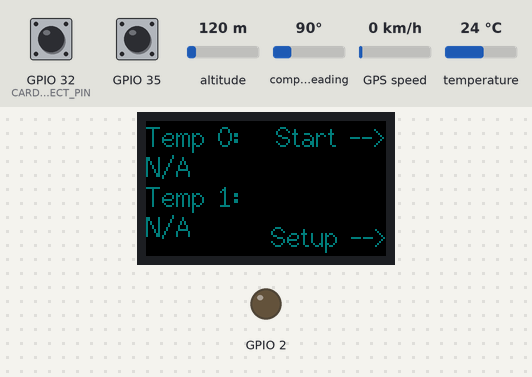
Bench run of a program on a simulated ESP32. Shown: 240×135 colour display, output pins drawn as LEDs (lit = HIGH). The inputs (shaded band) are chosen by the test bench; at power-on: GPIO 32 (CARD_DETECT_PIN) HIGH, GPIO 35 HIGH, temperature 24 °C, altitude 120 m, compass heading 90°, GPS speed 0 km/h. Storage starts empty; EEPROM starts erased; the GPS gets a fix after 3 s at 37.7749, -122.4194 with 8 satellites; what the program prints to the serial monitor is not drawn.

Above: at 1.4 s.
1.5 s: GPIO 32 (CARD_DETECT_PIN) pulled LOW for 0.15 s
At 1.71 s:
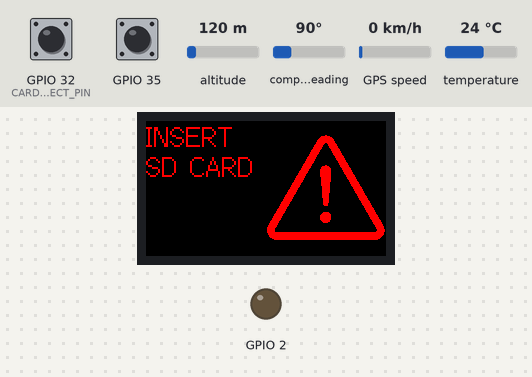
3.2 s: GPIO 35 pulled LOW for 0.15 s
At 4.4 s:
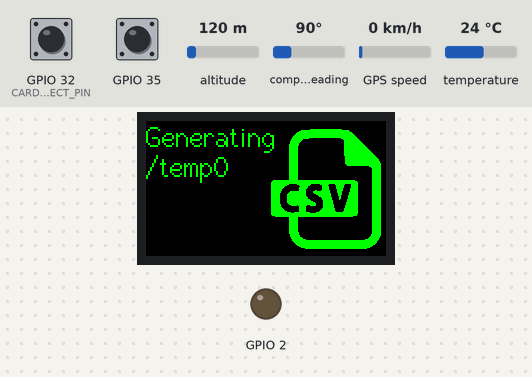
6.7 s: GPIO 32 (CARD_DETECT_PIN) pulled LOW for 1 s
At 8.9 s:
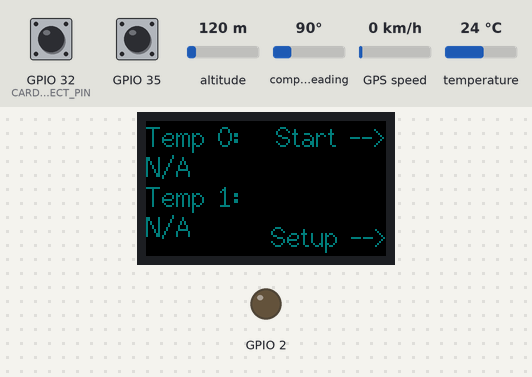
9.2 s: temperature set to 12 °C
At 12.0 s:
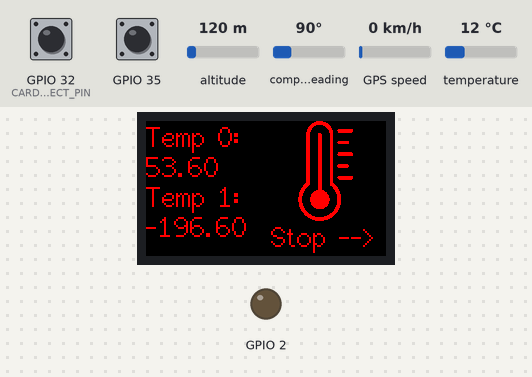
12.3 s: temperature set to 19 °C
At 16.2 s:
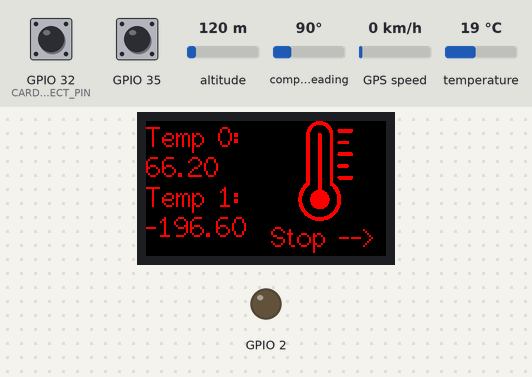
16.4 s: temperature set to 28 °C
At 21.3 s:
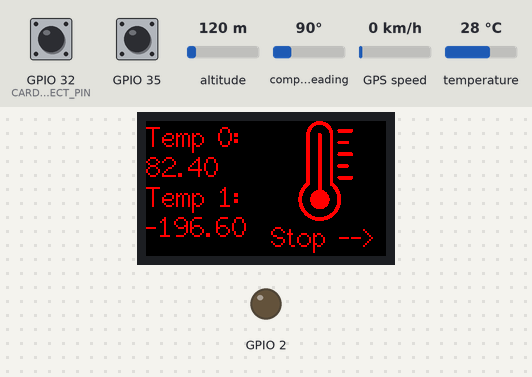
Timing chart, 0 to 21.5 s (numbered marks = the images above; inputs shaded):
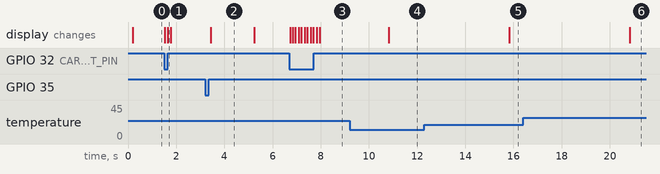

Measured:
- after the input at 1.5 s, the display: first changes at once (image 1 shows a later state)
- after the input at 3.2 s, the display: changes after 0.23 s (image 2)
- after the input at 6.7 s, the display: first changes at once (image 3 shows a later state)
- after the input at 9.2 s, the display: changes after 1.6 s (image 4)
- after the input at 12.3 s, the display: changes after 3.5 s (image 5)
- after the input at 16.4 s, the display: changes after 4.4 s (image 6)
- what the display in image 2 shows lasts 1.8 s, from 3.4 s to 5.2 s

The program:

main.cpp
```cpp
#include <Arduino.h>
#include "temp.h"

void TempTask(void *pvParameters);
void gpsTask (void *pvParameters);

TEMP Temp;

void setup()
{
  Serial.begin(115200);
  Temp.Setup();
  Serial.print("Main Loop: Executing on core ");
  Serial.println(xPortGetCoreID());
  //Creates a task pinned to the second core to monitor the temps and one pinned to the first core to monitor the display
  xTaskCreatePinnedToCore(TempTask, "Temp Task", 10000, NULL, 1, NULL, 0);
  xTaskCreatePinnedToCore(gpsTask,"GPS Task", 10000, NULL, 1, NULL, 1);
}

void loop()
{
  //Do nothing but handle background ESP things on the main core
}

//Creates the dedicated thread for the temp task
void TempTask(void *pvParameters)
{
    Serial.print("Temp Task: Executing on core ");
    Serial.println(xPortGetCoreID());
    while (true)
    {
      Temp.Loop();
      delay(1);
    }
}
void gpsTask(void *pvParameters)
{
    Serial.print("GPS Task: Executing on core ");
    Serial.println(xPortGetCoreID());
    while (true)
    {
      Temp.gpsLoop();
      delay(1);
    }
}
```

temp.cpp
```cpp
#include "temp.h"

TEMP::TEMP() : onewire(ONE_WIRE_PIN),
               dtemp(&onewire),
               spi(HSPI),
               screen(),
               gpsSerial(2)

{
}
//TODO: Make the device save in between recordings.
void TEMP::Setup()
{

  //Start the EEPROM and get the boot number of this cycle
  EEPROM.begin(sizeof(int));
  numBoot = EEPROM.read(EEPROM_BOOT_COUNTER_LOCATION);
  numBoot++;
  if(numBoot > 99) numBoot = 0;
  EEPROM.write(EEPROM_BOOT_COUNTER_LOCATION, numBoot);
  utcOffset = EEPROM.read(EEPROM_TIME_OFFSET_LOCATION);
  EEPROM.commit();
  //GPS Serial Start, we use hardware serial because its faster
  gpsSerial.begin(9600, SERIAL_8N1, GPS_TX, GPS_RX);
  //Buttons are GPIO 0 and GPIO 35, init them here. They are active low.
  pinMode(0,INPUT_PULLUP);
  pinMode(35,INPUT_PULLUP);
  pinMode(2,OUTPUT);
  pinMode(CS_PIN, OUTPUT);
  pinMode(CARD_DETECT_PIN,INPUT_PULLUP);

  //Start the SPI and the oneWire library for SD card and the Temp Sensors
  spi.begin(CLK_PIN, MISO_PIN, MOSI_PIN, CS_PIN);
  dtemp.begin();

  //Start the screen
  screen.init();
  screen.setRotation(5);
  screen.setTextSize(2);
  if(!digitalRead(0) && !digitalRead(35)) resetBootCounter();
  flashSDWarning();
  mainScreen();
}

void TEMP::Loop()
{
  buttonState = digitalRead(35);
  offButtonState = digitalRead(0);

  if(!sdCardIsInserted())
  {
    flashSDWarning();
    mainScreen();
  }
  //Here is all the code for the setup menus
  if((prevOffButtonState && !offButtonState && !isRunning) || inSetup)
  {
    if(firstSetup)
    {
      firstSetup = false;
      inSetup = true;
      screen.fillScreen(TFT_BLACK);
      screen.setTextColor(TFT_YELLOW);
      sprintf(buffer,"UTC Offset is: %2i",utcOffset);
      screen.drawString(buffer,0,0,2);
      screen.drawString("Up to increment",0,30,2);
      screen.drawString("Down to Save",0,60,2);
      if(hour() == 0) screen.drawString("No GPS Signal",0,90,2);
      else
      {
        screen.drawString(formattedHour() + ":" + formattedMin(),0,90,2);
      }
      utcOffset--;
    }

    if(prevOffButtonState && !offButtonState)
    {
      if(utcOffset >= 24) utcOffset = 0;
      else
      {
        utcOffset++;
      }
      screen.fillScreen(TFT_BLACK);
      screen.setTextColor(TFT_YELLOW);
      sprintf(buffer,"UTC Offset is: %i",utcOffset);
      screen.drawString(buffer,0,0,2);
      screen.drawString("Down to increment",0,30,2);
      screen.drawString("Up to Save",0,60,2);
      if(hour() == 0) screen.drawString("No GPS Signal",0,90,2);
      else
      {
        screen.drawString(formattedHour() + ":" + formattedMin(),0,90,2);
      }
      delay(100);
    }
    if(prevButtonState && !buttonState)
    {
      EEPROM.write(EEPROM_TIME_OFFSET_LOCATION, utcOffset);
      EEPROM.commit();
      inSetup = false;
      ESP.restart();
    }
  }
  //If the bottom button is pressed while we are logging, we stop logging
  if(!prevOffButtonState && buttonState && isRunning) endLogging(500);

  //The default screen that displays the temp while logging
  if((!prevButtonState && buttonState && !inSetup) || isRunning)
  {
    if(!isRunning)
    {
      initFile();
      screen.fillScreen(TFT_BLACK);
      screen.setTextColor(TFT_GREEN);
      screen.drawString("Generating",0,0,2);
      sprintf(buffer,"/temp%d",numBoot);
      screen.drawString (buffer,0,30,2);
      screen.drawBitmap(120,0,csvImg,120,135,TFT_GREEN);
      delay(1000);
      isRunning = true;
    }

    // Get the temp sensor data
    if (_NextTempMillis <= millis())
    {
      _NextTempMillis += READ_WAIT_MS;
      dtemp.requestTemperatures();
      for (int i = 0; i < numberOfSensors; i++)
      {
        temperatureVal[i] = dtemp.getTempFByIndex(i);
      }

      tempFile.printf("%ld,", long((_NextTempMillis - READ_WAIT_MS)/1000));
      for (int i = 0; i < numberOfSensors; i++)
      {
        if(i == numberOfSensors-1) tempFile.printf("%lf", temperatureVal[i]);
        else tempFile.printf("%lf,", temperatureVal[i]);
      }

      thermometerLoop();
      tempFile.printf(",%s:%s:%s",formattedHour(),formattedMin(),formattedSec());
      tempFile.printf(",%i/%i/%i",month(),day(),year());
      tempFile.printf(",%f",flat);
      tempFile.printf(",%f",flon);
      tempFile.printf("\n");
      //numFileLines++;
      //Serial.println(numFileLines);
      //Probably save file here
      tempFile.close();
      tempFile = SD.open(fileString, FILE_APPEND);

    }
  }
  prevButtonState = buttonState;
  prevOffButtonState = offButtonState;
}

//This is the display code for the thermometer image and temp
void TEMP::thermometerLoop()
{
  if(_NextDisplayMillis < millis())
  {
    _NextDisplayMillis = millis() + 1000;
    screen.fillScreen(TFT_BLACK);
    screen.setTextColor(TFT_RED);
    screen.drawString("Temp 0:",0,0,2);
    screen.drawString("Temp 1:",0,60,2);
    sprintf(buffer,"%.2lf",temperatureVal[0]);
    String tempString0(buffer);
    sprintf(buffer,"%.2lf",temperatureVal[1]);
    String tempString1(buffer);
    screen.drawString(tempString0,0,30,2);
    screen.drawString(tempString1,0,90,2);
    screen.drawBitmap(120,0,thermometer,120,115,TFT_RED);
    screen.drawString("Stop -->",125,100,2);
  }
}

//Here is where we retrive and process the GPS data
void TEMP::gpsLoop()
{
  bool newData = false;

  for (unsigned long start = millis(); millis() - start < 1000;)
  {
    while (gpsSerial.available())
    {
      char c = gpsSerial.read();
      if (gps.encode(c))
        newData = true;
    }
  }

  if (newData)
  {
    Serial.println("New Data Recived");

    gps.crack_datetime(&Year, &Month, &Day, &Hour, &Minute, &Second, &Hundredths, &age);
    if (age < 500)
    {
      // set the Time to the latest GPS reading
      setTime(Hour, Minute, Second, Day, Month, Year);
      adjustTime(-1 * (utcOffset*SECS_PER_HOUR));
    }

    if (age == TinyGPS::GPS_INVALID_AGE) Serial.print("Invalid Age!");
    gps.f_get_position(&flat, &flon, &age);
  }
}
void TEMP::makeFileName(char *buffer, int *value)
{
  sprintf(buffer, "/temp%d.csv", *value);
}

void TEMP::initFile()
{
  //Init the SD card and open the file for data logging
  while(!SD.begin(CS_PIN, spi))
  {
    screen.fillScreen(TFT_BLACK);
    screen.setTextColor(TFT_YELLOW);
    screen.drawString("SD FAILED",0,0,2);
    screen.drawString ("Retrying...",0,30,2);
    screen.drawBitmap(120,0,sdImg,120,135,TFT_YELLOW);
    delay(100);
  }

  // Only one file can be open at a time, and make sure we don't do a bad thing
  Serial.println("Generating file header....");
  makeFileName(fileString, &numBoot);

  tempFile = SD.open(fileString, FILE_WRITE);
  tempFile.printf("Milliseconds Since Start,");

  for (int i = 0; i < numberOfSensors; i++)
  {
    if(i == numberOfSensors-1) tempFile.printf("Probe %d",i);
    else tempFile.printf("Probe %d,",i);
  }
  tempFile.printf(",GPS Time");
  tempFile.printf(",GPS Date");
  tempFile.printf(",GPS LAT");
  tempFile.printf(",GPS LONG");
  tempFile.printf("\n(ms),");

  for (int i = 0; i < numberOfSensors; i++)
  {
    if(i == numberOfSensors-1) tempFile.printf("(Deg F)");
    else tempFile.printf("(Deg F),");
  }
  tempFile.printf(",HH:mm:ss");
  tempFile.printf(",MM/DD/YYYY");
  tempFile.printf(",%c",176);
  tempFile.printf(",%c",176);
  tempFile.printf("\n");
  sprintf(buffer,"File %s has been made, starting the recording...",fileString);
  Serial.println(buffer);
}

void TEMP::endLogging(int delayMs)
{
  shuttingDown = true;
  screen.fillScreen(TFT_BLACK);
  screen.setTextColor(TFT_PURPLE);
  screen.drawString("Saving",0,0,2);
  screen.drawString ("File.....",0,30,2);
  screen.drawBitmap(120,0,floppyImg,120,135,TFT_PURPLE);
  Serial.println("Logging Finished");
  Serial.println("Closing file");
  tempFile.close();
  Serial.println("Shutting Down");
  delay(delayMs);
  ESP.restart();
}

void TEMP::resetBootCounter()
{
  numBoot = 0;
  EEPROM.write(EEPROM_BOOT_COUNTER_LOCATION, numBoot);
  EEPROM.commit();
  Serial.println("Boot Counter Reset!");
  screen.fillScreen(TFT_BLACK);
  screen.setTextColor(TFT_DARKCYAN);
  screen.drawString("Boot Counter Reset!",0,0,2);
  delay(1500);
  screen.fillScreen(TFT_BLACK);
  screen.setTextColor(TFT_GREEN);
  screen.drawString("Temp 0:",0,0,2);
  screen.drawString("Temp 1:",0,60,2);
  sprintf(buffer,"%.2lf",temperatureVal[0]);
  String tempString0(buffer);
  sprintf(buffer,"%.2lf",temperatureVal[1]);
  String tempString1(buffer);
  screen.drawString("N/A",0,30,2);
  screen.drawString("N/A",0,90,2);
  screen.drawString("Start -->",130,0,2);
  screen.drawString("End  -->",130,100,2);
}

bool TEMP::sdCardIsInserted()
{
  return digitalRead(CARD_DETECT_PIN);
}

void TEMP::flashSDWarning()
{
  while(!sdCardIsInserted())
  {
    screen.fillScreen(TFT_BLACK);
    delay(100);
    screen.setTextColor(TFT_RED);
    screen.drawString("INSERT",0,0,2);
    screen.drawString ("SD CARD",0,30,2);
    screen.drawBitmap(120,0,warningImg,120,135,TFT_RED);
    delay(100);
  }
}

void TEMP::mainScreen()
{
    screen.fillScreen(TFT_BLACK);
    screen.setTextColor(TFT_DARKCYAN);
    screen.drawString("Temp 0:",0,0,2);
    screen.drawString("Temp 1:",0,60,2);
    sprintf(buffer,"%.2lf",temperatureVal[0]);
    String tempString0(buffer);
    sprintf(buffer,"%.2lf",temperatureVal[1]);
    String tempString1(buffer);
    screen.drawString("N/A",0,30,2);
    screen.drawString("N/A",0,90,2);
    screen.drawString("Start -->",130,0,2);
    screen.drawString("Setup -->",125,100,2);
}

String TEMP::formattedHour()
{
  char buffer[30];

  if(hour() < 10)
  {
    sprintf(buffer,"0%i",hour());
  }
  else
  {
    sprintf(buffer,"%i",hour());
  }
  return String(buffer);
}

String TEMP::formattedMin()
{
  char buffer[30];

  if(minute() < 10)
  {
    sprintf(buffer,"0%i",minute());
  }
  else
  {
    sprintf(buffer,"%i",minute());
  }
  return String(buffer);
}

String TEMP::formattedSec()
{
  char buffer[30];

  if(second() < 10)
  {
    sprintf(buffer,"0%i",second());
  }
  else
  {
    sprintf(buffer,"%i",second());
  }
  return String(buffer);
}
```

Source omitted: temp.h (data table, 73702 bytes)
